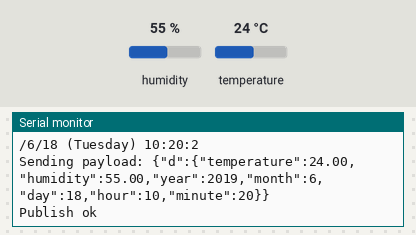
Recording of a sketch running on a simulated ESP32. On the bench: the last lines printed to the serial monitor. The test bench sets the inputs (shaded band); at power-on: humidity 55 %, temperature 24 °C. WiFi joins after 1.5 s; servers stay silent unless stated; the local clock reads 2024-03-15 10:24:30 at power-on unless the sketch sets it; no MQTT or app messages arrive unless stated.

Above: at 2.7 s.
2.8 s: humidity set to 22 %
At 4.0 s:
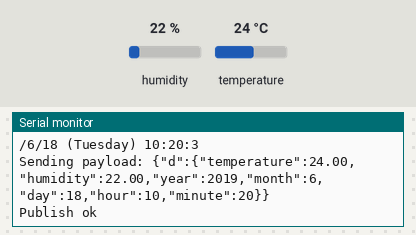
5.5 s: temperature set to 12 °C
At 6.5 s:
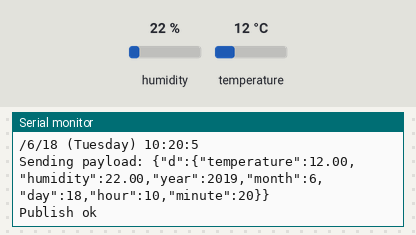
8.2 s: humidity set to 40 %
At 9.5 s:
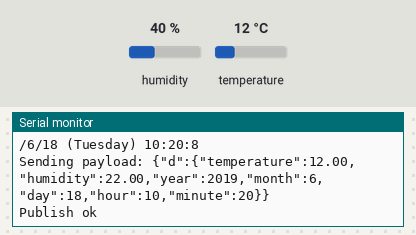
Timing chart, 0 to 11.2 s (numbered marks = the images above; inputs shaded):
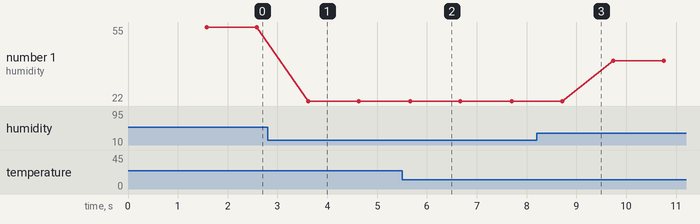

Measured:
- after the input at 2.8 s, the serial monitor: prints a new line after 0.82 s (image 1)
- after the input at 5.5 s, the serial monitor: prints a new line after 0.16 s (image 2)
- plotted number 1: 55 → 22 after the input at 2.8 s, 22 → 40 after the input at 8.2 s

The sketch:

project2.ino
```cpp
#include <WiFi.h>
#include <PubSubClient.h>
#include <Wire.h>
#include "RTClib.h"

RTC_DS1307 rtc;

char daysOfTheWeek[7][12] = {"Sunday", "Monday", "Tuesday", "Wednesday", "Thursday", "Friday", "Saturday"};

//-------- Customise these values -----------
const char* ssid = "harshith";
const char* password = "harshith4567";
#include "DHT.h"
#define DHTPIN 23    // what pin we're connected to
#define DHTTYPE DHT11   // define type of sensor DHT 11
DHT dht (DHTPIN, DHTTYPE);

#define ORG "e9rymb"
#define DEVICE_TYPE "project2"
#define DEVICE_ID "123456"
#define TOKEN "12345678"
//-------- Customise the above values --------

char server[] = ORG ".messaging.internetofthings.ibmcloud.com";
char topic[] = "iot-2/evt/Data/fmt/json";
char authMethod[] = "use-token-auth";
char token[] = TOKEN;
char clientId[] = "d:" ORG ":" DEVICE_TYPE ":" DEVICE_ID;

WiFiClient wifiClient;
PubSubClient client(server, 1883,wifiClient);

void setup() {
 Serial.begin(115200);
 Serial.println();
 if (! rtc.begin()) {
    Serial.println("Couldn't find RTC");
    while (1);
  }
  rtc.adjust(DateTime(2019, 6,18,10, 20, 0));

  if (! rtc.isrunning()) {
    Serial.println("RTC is NOT running!");
    // following line sets the RTC to the date & time this sketch was compiled
    // rtc.adjust(DateTime(F(__DATE__), F(__TIME__)));
    // This line sets the RTC with an explicit date & time, for example to set
    // January 21, 2014 at 3am you would call:
    rtc.adjust(DateTime(2019, 6,18,10, 46, 0));
  }
 dht.begin();
 Serial.print("Connecting to ");
 Serial.print(ssid);
 WiFi.begin(ssid, password);
 while (WiFi.status() != WL_CONNECTED) {
 delay(500);
 Serial.print(".");
 }
 Serial.println("");

 Serial.print("WiFi connected, IP address: ");
 Serial.println(WiFi.localIP());
}

void loop() {
float h = dht.readHumidity();
float t = dht.readTemperature();


if (isnan(h) || isnan(t))
{
Serial.println("Failed to read from DHT sensor!");
delay(1000);
return;
}
PublishData(t,h);
delay(1000);
}


void PublishData(float temp, float humid){

 if (!!!client.connected()) {
 Serial.print("Reconnecting client to ");
 Serial.println(server);
 while (!!!client.connect(clientId, authMethod, token)) {
 Serial.print(".");
 delay(500);
 }
 Serial.println();
 }
    DateTime now = rtc.now();

    int y =now.year();
    int m =now.month();
    int d =now.day();
    int h =now.hour();
    int mi =now.minute();
    int s =now.second();

    Serial.println(now.year());
   Serial.print('/');
    Serial.print(now.month(), DEC);
    Serial.print('/');
    Serial.print(now.day(), DEC);
    Serial.print(" (");
    Serial.print(daysOfTheWeek[now.dayOfTheWeek()]);
    Serial.print(") ");
    Serial.print(now.hour(), DEC);
    Serial.print(':');
    Serial.print(now.minute(), DEC);
    Serial.print(':');
    Serial.print(now.second(), DEC);
    Serial.println();

  String payload = "{\"d\":{\"temperature\":";
  payload += temp;
  payload+="," "\"humidity\":";
  payload += humid;
  payload+="," "\"year\":";
  payload += y;
  payload+="," "\"month\":";
  payload += m;
  payload+="," "\"day\":";
  payload += d;
  payload+="," "\"hour\":";
  payload += h;
  payload+="," "\"minute\":";
  payload += mi;
  /*payload+="," "\"seconds\":";
  payload += s;*/

  payload += "}}";

 Serial.print("Sending payload: ");
 Serial.println(payload);

 if (client.publish(topic, (char*) payload.c_str())) {
 Serial.println("Publish ok");
 } else {
 Serial.println("Publish failed");
 }
}
```
